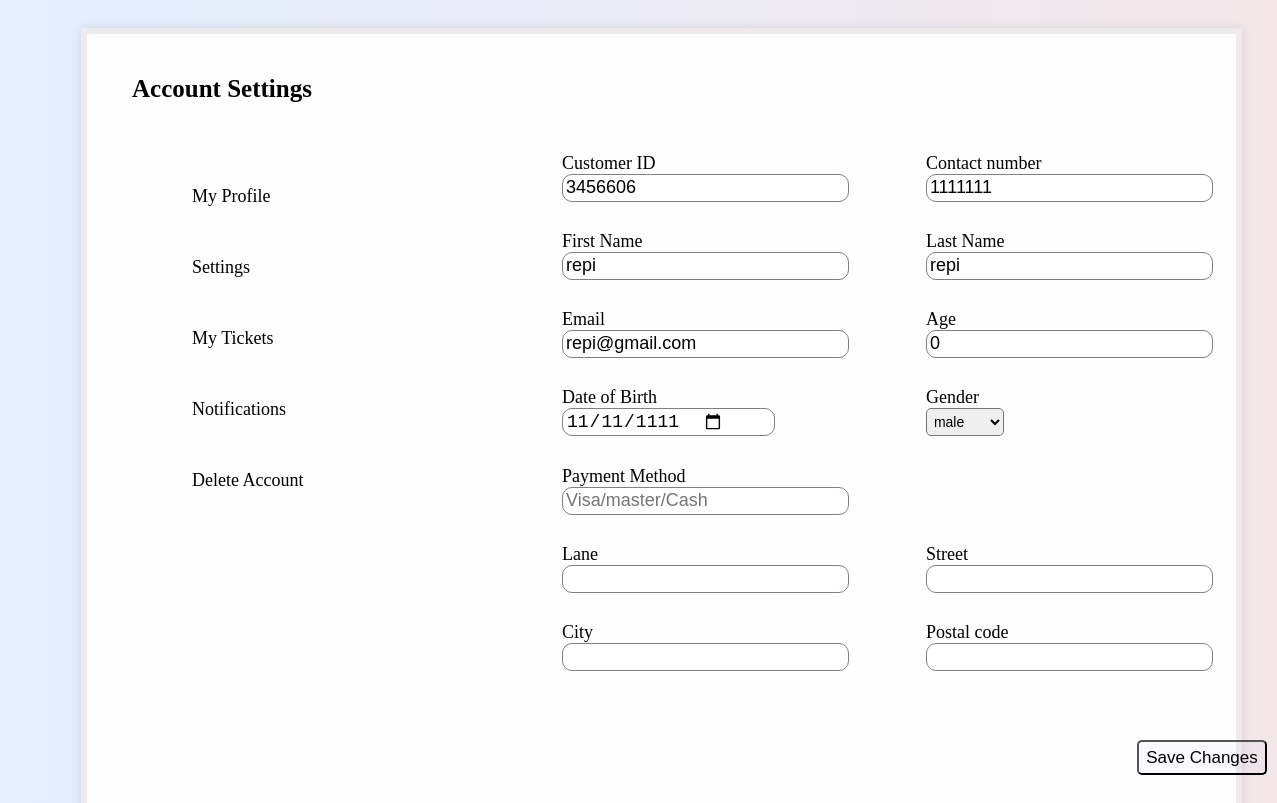
Page /User/userdashboard.php?id=3456606 on the committed database.
### tables this page shows
CREATE TABLE `customer` (
  `CID` int(10) NOT NULL,
  `firstName` varchar(50) NOT NULL,
  `lastName` varchar(50) NOT NULL,
  `email` varchar(50) NOT NULL,
  `phone` varchar(15) NOT NULL,
  `DOB` varchar(50) NOT NULL,
  `username` varchar(50) NOT NULL,
  `pay` text NOT NULL,
  `age` int(4) NOT NULL,
  `gender` text NOT NULL,
  `password` varchar(100) NOT NULL,
  `lane` text NOT NULL,
  `street` varchar(50) NOT NULL,
  `city` varchar(50) NOT NULL,
  `postal code` int(50) NOT NULL
);

### User/userdashboard.php (the view, shortened to what this page needs)
<?php
require '../config/config.php';
if ($_SERVER["REQUEST_METHOD"] === "GET") {
    if (isset($_GET["id"])) {
        $customerID = $_GET["id"];
        $sql = "SELECT * FROM customer WHERE CID = $customerID";
        $result = $conn->query($sql);
        if ($result->num_rows > 0) {
            $row = $result->fetch_assoc();
            $customerID = $row["CID"];
            $firstname = $row['firstName'];
            $lastname = $row['lastName'];
            $email = $row['email'];
            $phone = $row['phone'];
            $dob = $row['DOB'];
            $gender = $row['gender'];
            $pay = $row['pay'];
            $lane = $row['lane'];
            $street = $row['street'];
            $city = $row['city'];
            $postalcode = $row['postalCode'];
            $age = $row['age'];
        } else {
            echo "<script>alert('Cannot find account details !');</script>";
            echo "<script>window.location.replace('../iwt/login.php');</script>";
            exit();
        }
    }
}
?>
<!DOCTYPE html>
<html lang="en">
<head>
    <link rel="stylesheet" type='text/css' media='screen' href="userdashboard.css">
</head>
<div class="box1">
    <h1>Account Settings</h1>
    <div>
        <div class="navbar1">
            <ul class="nav-list">
                <li><a href="userprofile.php">My Profile</a></li>
                <li><a href="">Settings</a></li>
                <li><a href="myInquiries.php">My Tickets</a></li>
                <li><a href="">Notifications</a></li>
                <li>
                    <form id="deleteForm" action="delete.php" method="post">
                        <button type="submit" class="list-button">Delete Account</button>
                    </form>
                </li>
            </ul>
                <div class="container">
                    <div class="content">
                        <form method="post">
                            <div class="row">
                                <div class="group">
                                    <label for="CID">Customer ID</label><br>
                                    <input type="text" id="CID" name="CID" value="<?php echo $customerID ?? ''; ?>"
                                        readonly>
                                </div>
                                <div class="group">
                                    <label for="phone">Contact number</label><br>
                                    <input type="tel" id="phone" name="phone" value="<?php echo $phone ?? ''; ?>">
                                </div>
                            </div>
                            <div class="row">
                                <div class="group">
                                    <label for="fname">First Name</label><br>
                                    <input type="text" id="fname" name="fname" value="<?php echo $firstname ?? ''; ?>">
                                </div>
                                <div class="group">
                                    <label for="lname">Last Name</label><br>
                                    <input type="text" id="lname" name="lname" value="<?php echo $lastname ?? ''; ?>">
                                </div>
                            </div>
                            <div class="row">
                                <div class="group">
                                    <label for="email">Email</label><br>
                                    <input type="email" id=" email" name="email" value="<?php echo $email ?? ''; ?>">
                                </div>
                                <div class="group">
                                    <label for="age">Age</label><br>
                                    <input type="number" id="age" name="age" value="<?php echo $age ?? ''; ?>">
                                </div>
                            </div>
                            <div class="row">
                                <div class="group">
                                    <label for="dob">Date of Birth</label><br>
                                    <input type="date" id="date" name="dob" value="<?php echo $dob ?? ''; ?>"></input>
                                </div>
                                <div class="group">
                                    <label for="Gender">Gender</label><br>
                                    <select id="Gender" name="Gender">
                                        <?php
                                        $genders = array("male", "female");
                                        foreach ($genders as $genderName) {
                                            echo "<option value='$genderName' " . ($genderName === $gender ? "selected" : "") . ">$genderName</option>";
                                        }
                                        ?>
                                    </select>
                                </div>
                            </div>
                            <div class="row">
                                <div class="group">
                                    <label for="pay">Payment Method</label><br>
                                    <input type="text" id="pay" name="pay" placeholder="Visa/master/Cash"
                                        value="<?php echo $pay ?? ''; ?>">
                                </div>
                            </div>
                            <div class="row">
                                <div class="group">
                                    <label for="lane">Lane</label><br>
                                    <input type="text" id="lane" name="lane" value="<?php echo $lane ?? ''; ?>">
                                </div>
                                <div class="group">
                                    <label for="street">Street</label><br>
                                    <input type="text" id="street" name="street" value="<?php echo $street ?? ''; ?>">
                                </div>
                            </div>
                            <div class="row">
                                <div class="group">
                                    <label for="city">City </label><br>
                                    <input type="text" id="city" name="city" value="<?php echo $city ?? ''; ?>">
                                </div>
                                <div class="group">
                                    <label for="Pcode">Postal code</label><br>
                                    <input type="text" id="pcode" name="Pcode" value="<?php echo $postalcode ?? ''; ?>">
                                </div>
                            </div>
                            <div class="submit">
                                <button type="submit" class="button2" name="submit">Save Changes</button>
                            </div>
                        </form>
                    </div>
                </div>
            </div>
        </div>
    </div>
</body>
</html>

### User/userdashboard.css (style rules this page uses)
.box1 { border:6px solid #eae5e7bb; background-color:#fffeff; margin: 20px 430px 10px 73px; width: 90%; height: 800px; position: absolute; box-shadow: 0 0 10px rgba(0, 0, 0, 0.1); }
h1 { font-size: 25px; font-weight: bold; margin-left: 45px; margin-bottom: 30px; margin-top: 41px; }
.navbar1 ul { list-style-type: none; margin: 0%; padding-top:28px; margin-left: 40px; margin-right: 700px; background-color:#fffeff; position: absolute; font-size: large; }
.navbar1 li a { display: block; text-decoration: none; color: black; padding: 25px; width: 150px; }
.container { width: 800px; margin-left: 380px; }
.content { display: flex; padding-left: 80px; }
.row { display:flex; justify-content:space-between ; padding-top: 20px; padding-left: 15px; padding-right: 14px; font-size: 18px; }
.group { width:calc(50% - 13.4% ); }
.group input { padding: 7px 50px; border-radius: 10px; font-size: 18px; padding-left: 3px; }
#Month, #Year, #Day, #Gender { padding: 4px 10px; border-radius: 5px; font-size: 14px; padding-left: 3px; }
.group label { border-radius: 6px; font-size: 18px; }
.button1,.button2 { background: rgba(191, 189, 223, 0.082); border-radius: 5px; color:black; font-size: 17px; cursor: pointer; width: 130px; height: 35px; position: absolute; }
.button2 { margin-left: 590px; margin-top: 60px; }
.list-button { background: none; border: none; color: inherit; font: inherit; cursor: pointer; padding: 25px; width: 150px; font-size: 1em; text-align: left; width: auto; }
form input { height:20%; outline:none; border:1px solid gray; }

### rows in the picture
customer: CID "3456606", phone "1111111", fname "repi", lname "repi", email "repi@gmail.com", age "0", dob "11/11/1111"

### other values in the picture
form field Gender "male"
